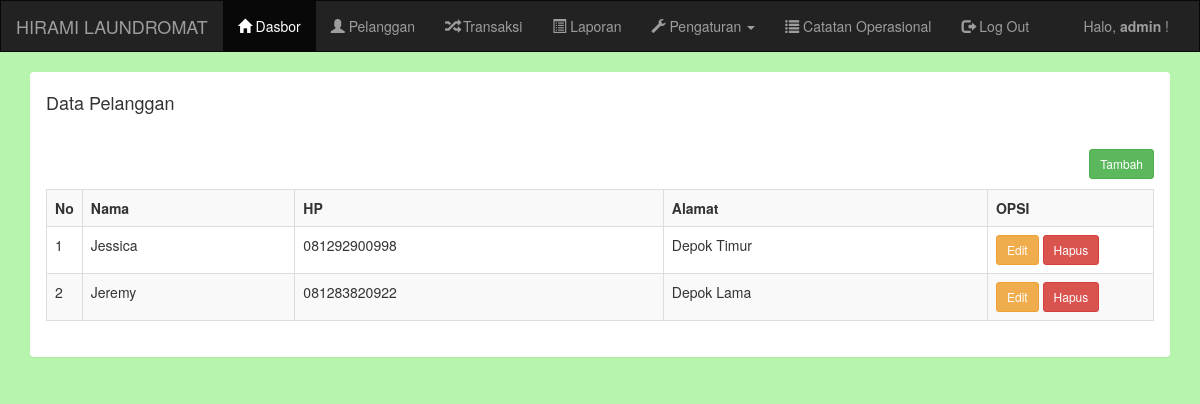
Before: /admin/pelanggan.php (signed in) with the older database file.
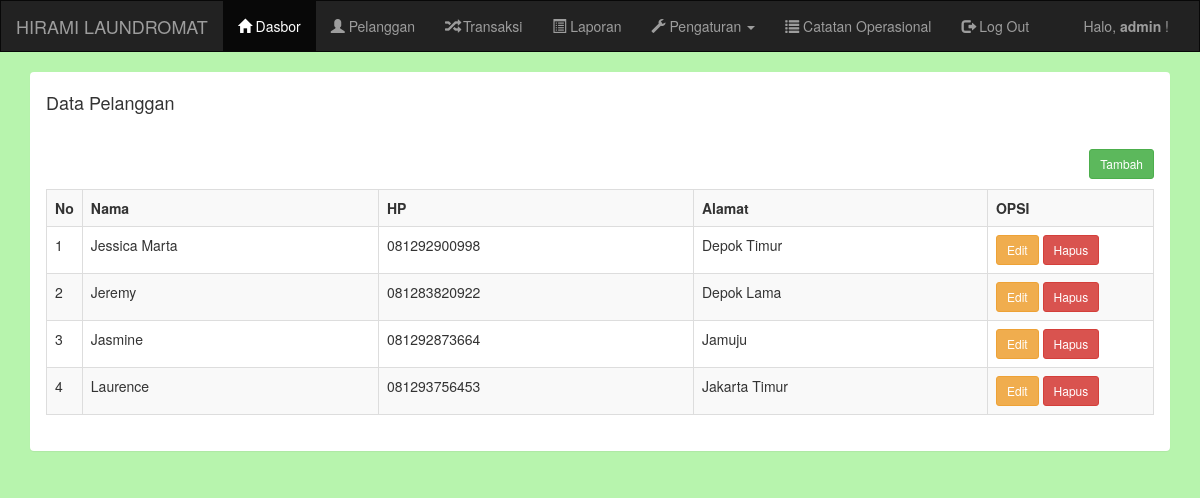
After: the same page with the newer database file.
### tables this page shows
CREATE TABLE `pelanggan` (
  `pelanggan_id` int(11) NOT NULL,
  `pelanggan_nama` varchar(255) NOT NULL,
  `pelanggan_hp` varchar(255) NOT NULL,
  `pelanggan_alamat` text NOT NULL
);

### admin/pelanggan.php (the view)
<?php include 'header.php'; ?>
<div class="container">
    <div class="panel">
        <div class="panel-heading">
            <h4>Data Pelanggan</h4>
        </div>
        <div class="panel-body">
            <a href="pelanggan_tambah.php" class="btn btn-sm btn-success pull-right">Tambah</a>
            <br/>
            <br/>
            <table class="table table-bordered table-striped">
                <tr>
                    <th width="1%">No</th>
                    <th>Nama</th>
                    <th>HP</th>
                    <th>Alamat</th>
                    <th width="15%">OPSI</th>
                </tr>
                <?php
                include '../koneksi.php';
                $data = mysqli_query($koneksi,"select * from pelanggan");
                $no = 1;
                while($d=mysqli_fetch_array($data)){
                    ?>
                    <tr>
                        <td><?php echo $no++; ?></td>
                        <td><?php echo $d['pelanggan_nama']; ?></td>
                        <td><?php echo $d['pelanggan_hp']; ?></td>
                        <td><?php echo $d['pelanggan_alamat']; ?></td>
                        <td>
                            <a href="pelanggan_edit.php?id=<?php echo $d['pelanggan_id']; ?>" class="btn btn-sm btn-warning">Edit</a>
                            <a href="pelanggan_hapus.php?id=<?php echo $d['pelanggan_id']; ?>" class="btn btn-sm btn-danger">Hapus</a>
                        </td>
                    </tr>
                    <?php
                }
                ?>
            </table>
        </div>
    </div>
</div>
<?php include 'footer.php'; ?>

Changed rows visible on the page:
changed pelanggan "Depok Timur": pelanggan_nama "Jessica" → "Jessica Marta"
added pelanggan: pelanggan_nama "Jasmine", pelanggan_hp "081292873664", pelanggan_alamat "Jamuju"
added pelanggan: pelanggan_nama "Laurence", pelanggan_hp "081293756453", pelanggan_alamat "Jakarta Timur"
